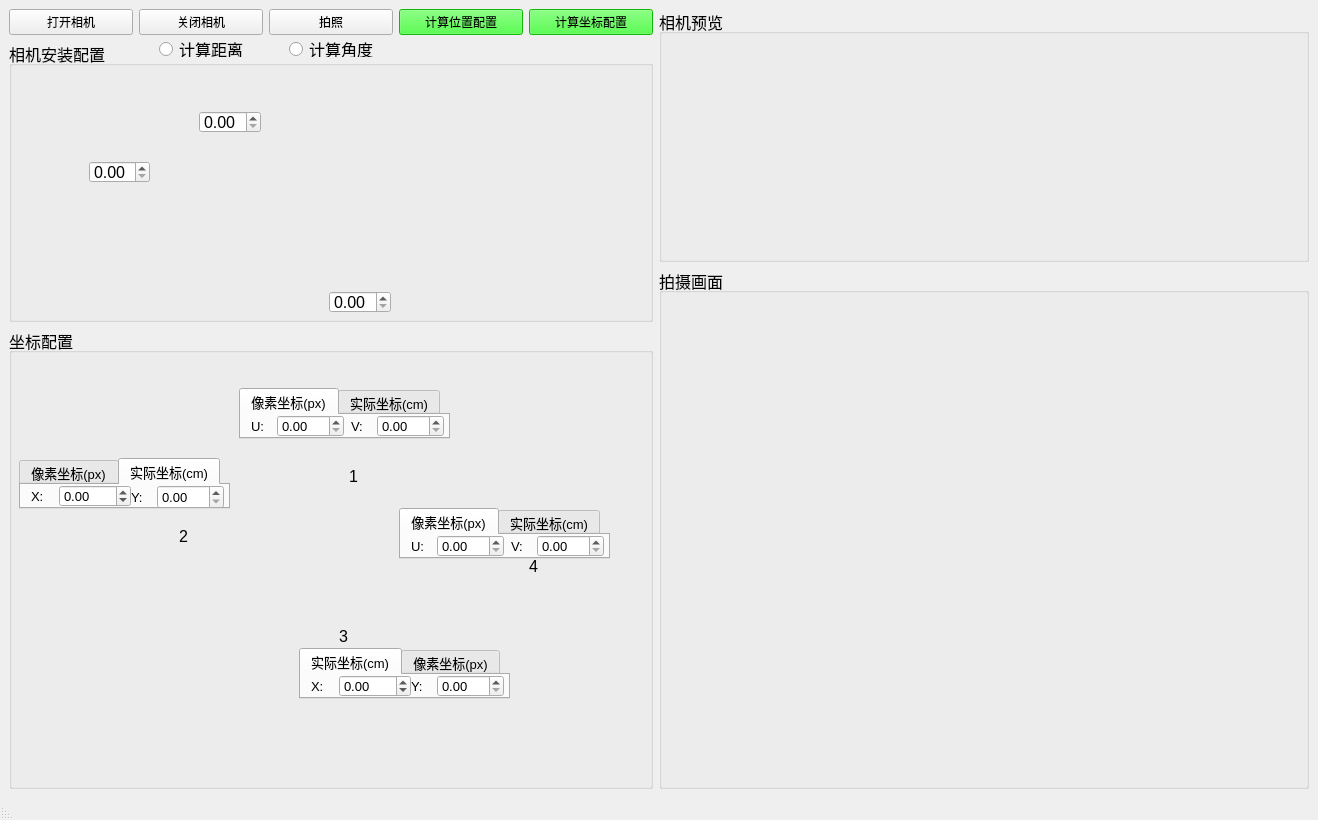
<?xml version="1.0" encoding="UTF-8"?>
<ui version="4.0">
 <class>camera</class>
 <widget class="QMainWindow" name="camera">
  <property name="geometry">
   <rect>
    <x>0</x>
    <y>0</y>
    <width>1318</width>
    <height>820</height>
   </rect>
  </property>
  <property name="minimumSize">
   <size>
    <width>1318</width>
    <height>820</height>
   </size>
  </property>
  <property name="windowTitle">
   <string>MainWindow</string>
  </property>
  <widget class="QWidget" name="centralwidget">
   <layout class="QHBoxLayout" name="horizontalLayout_5">
    <item>
     <layout class="QVBoxLayout" name="verticalLayout_2">
      <item>
       <layout class="QHBoxLayout" name="horizontalLayout_21">
        <item>
         <widget class="QPushButton" name="open_cam">
          <property name="text">
           <string>打开相机</string>
          </property>
         </widget>
        </item>
        <item>
         <widget class="QPushButton" name="close_cam">
          <property name="text">
           <string>关闭相机</string>
          </property>
         </widget>
        </item>
        <item>
         <widget class="QPushButton" name="get_image">
          <property name="text">
           <string>拍照</string>
          </property>
         </widget>
        </item>
        <item>
         <widget class="QPushButton" name="calculate_camera">
          <property name="font">
           <font>
            <weight>50</weight>
            <bold>false</bold>
           </font>
          </property>
          <property name="styleSheet">
           <string notr="true">background-color: rgb(26, 255, 14);</string>
          </property>
          <property name="text">
           <string>计算位置配置</string>
          </property>
         </widget>
        </item>
        <item>
         <widget class="QPushButton" name="calculate_position">
          <property name="font">
           <font>
            <weight>50</weight>
            <bold>false</bold>
           </font>
          </property>
          <property name="styleSheet">
           <string notr="true">background-color: rgb(26, 255, 14);</string>
          </property>
          <property name="text">
           <string>计算坐标配置</string>
          </property>
         </widget>
        </item>
       </layout>
      </item>
      <item>
       <widget class="QGroupBox" name="camera_cfg">
        <property name="sizePolicy">
         <sizepolicy hsizetype="Preferred" vsizetype="Fixed">
          <horstretch>0</horstretch>
          <verstretch>0</verstretch>
         </sizepolicy>
        </property>
        <property name="minimumSize">
         <size>
          <width>601</width>
          <height>281</height>
         </size>
        </property>
        <property name="font">
         <font>
          <pointsize>12</pointsize>
         </font>
        </property>
        <property name="title">
         <string>相机安装配置</string>
        </property>
        <widget class="QLabel" name="distance_pic">
         <property name="geometry">
          <rect>
           <x>30</x>
           <y>20</y>
           <width>581</width>
           <height>231</height>
          </rect>
         </property>
         <property name="autoFillBackground">
          <bool>false</bool>
         </property>
         <property name="styleSheet">
          <string notr="true">image: url(:/distance/distance.jpg);</string>
         </property>
         <property name="frameShape">
          <enum>QFrame::NoFrame</enum>
         </property>
         <property name="text">
          <string/>
         </property>
        </widget>
        <widget class="QDoubleSpinBox" name="camera_height">
         <property name="geometry">
          <rect>
           <x>80</x>
           <y>120</y>
           <width>61</width>
           <height>22</height>
          </rect>
         </property>
         <property name="maximum">
          <double>200.000000000000000</double>
         </property>
        </widget>
        <widget class="QRadioButton" name="calculate_distance">
         <property name="geometry">
          <rect>
           <x>150</x>
           <y>0</y>
           <width>111</width>
           <height>16</height>
          </rect>
         </property>
         <property name="tabletTracking">
          <bool>false</bool>
         </property>
         <property name="acceptDrops">
          <bool>false</bool>
         </property>
         <property name="text">
          <string>计算距离</string>
         </property>
        </widget>
        <widget class="QRadioButton" name="calculate_angle">
         <property name="enabled">
          <bool>true</bool>
         </property>
         <property name="geometry">
          <rect>
           <x>280</x>
           <y>0</y>
           <width>111</width>
           <height>16</height>
          </rect>
         </property>
         <property name="text">
          <string>计算角度</string>
         </property>
        </widget>
        <widget class="QDoubleSpinBox" name="camera_farthest">
         <property name="geometry">
          <rect>
           <x>320</x>
           <y>250</y>
           <width>62</width>
           <height>22</height>
          </rect>
         </property>
         <property name="singleStep">
          <double>0.100000000000000</double>
         </property>
        </widget>
        <widget class="QDoubleSpinBox" name="camera_angle">
         <property name="geometry">
          <rect>
           <x>190</x>
           <y>70</y>
           <width>62</width>
           <height>22</height>
          </rect>
         </property>
         <property name="maximum">
          <double>90.000000000000000</double>
         </property>
         <property name="singleStep">
          <double>0.100000000000000</double>
         </property>
         <property name="value">
          <double>0.000000000000000</double>
         </property>
        </widget>
       </widget>
      </item>
      <item>
       <widget class="QGroupBox" name="position_cfg">
        <property name="minimumSize">
         <size>
          <width>601</width>
          <height>421</height>
         </size>
        </property>
        <property name="font">
         <font>
          <pointsize>12</pointsize>
         </font>
        </property>
        <property name="title">
         <string>坐标配置</string>
        </property>
        <widget class="QLabel" name="position_pic">
         <property name="geometry">
          <rect>
           <x>30</x>
           <y>20</y>
           <width>581</width>
           <height>401</height>
          </rect>
         </property>
         <property name="styleSheet">
          <string notr="true">image: url(:/distance/坐标系1.jpg);</string>
         </property>
         <property name="text">
          <string/>
         </property>
        </widget>
        <widget class="QTabWidget" name="left_up">
         <property name="geometry">
          <rect>
           <x>230</x>
           <y>60</y>
           <width>211</width>
           <height>51</height>
          </rect>
         </property>
         <property name="font">
          <font>
           <pointsize>10</pointsize>
          </font>
         </property>
         <property name="currentIndex">
          <number>0</number>
         </property>
         <widget class="QWidget" name="tab_1">
          <attribute name="title">
           <string>像素坐标(px)</string>
          </attribute>
          <widget class="QWidget" name="layoutWidget">
           <property name="geometry">
            <rect>
             <x>110</x>
             <y>0</y>
             <width>93</width>
             <height>22</height>
            </rect>
           </property>
           <layout class="QHBoxLayout" name="horizontalLayout_2">
            <item>
             <widget class="QLabel" name="px_v1">
              <property name="text">
               <string>V:</string>
              </property>
             </widget>
            </item>
            <item>
             <widget class="QDoubleSpinBox" name="left_up_px_v">
              <property name="maximum">
               <double>480.000000000000000</double>
              </property>
              <property name="singleStep">
               <double>0.100000000000000</double>
              </property>
             </widget>
            </item>
           </layout>
          </widget>
          <widget class="QWidget" name="layoutWidget">
           <property name="geometry">
            <rect>
             <x>10</x>
             <y>0</y>
             <width>93</width>
             <height>22</height>
            </rect>
           </property>
           <layout class="QHBoxLayout" name="horizontalLayout">
            <item>
             <widget class="QLabel" name="px_u1">
              <property name="text">
               <string>U:</string>
              </property>
             </widget>
            </item>
            <item>
             <widget class="QDoubleSpinBox" name="left_up_px_u">
              <property name="minimum">
               <double>0.000000000000000</double>
              </property>
              <property name="maximum">
               <double>640.000000000000000</double>
              </property>
              <property name="singleStep">
               <double>0.100000000000000</double>
              </property>
             </widget>
            </item>
           </layout>
          </widget>
         </widget>
         <widget class="QWidget" name="tab_2">
          <attribute name="title">
           <string>实际坐标(cm)</string>
          </attribute>
          <widget class="QWidget" name="layoutWidget_2">
           <property name="geometry">
            <rect>
             <x>10</x>
             <y>0</y>
             <width>100</width>
             <height>22</height>
            </rect>
           </property>
           <layout class="QHBoxLayout" name="horizontalLayout_3">
            <item>
             <widget class="QLabel" name="cm_x1">
              <property name="text">
               <string>X:</string>
              </property>
             </widget>
            </item>
            <item>
             <widget class="QDoubleSpinBox" name="left_up_cm_x">
              <property name="minimum">
               <double>-500.000000000000000</double>
              </property>
              <property name="maximum">
               <double>500.000000000000000</double>
              </property>
             </widget>
            </item>
           </layout>
          </widget>
          <widget class="QWidget" name="layoutWidget_3">
           <property name="geometry">
            <rect>
             <x>110</x>
             <y>0</y>
             <width>93</width>
             <height>22</height>
            </rect>
           </property>
           <layout class="QHBoxLayout" name="horizontalLayout_4">
            <item>
             <widget class="QLabel" name="cm_y1">
              <property name="text">
               <string>Y:</string>
              </property>
             </widget>
            </item>
            <item>
             <widget class="QDoubleSpinBox" name="left_up_cm_y">
              <property name="maximum">
               <double>500.000000000000000</double>
              </property>
             </widget>
            </item>
           </layout>
          </widget>
         </widget>
        </widget>
        <widget class="QTabWidget" name="right_down">
         <property name="geometry">
          <rect>
           <x>290</x>
           <y>320</y>
           <width>211</width>
           <height>51</height>
          </rect>
         </property>
         <property name="font">
          <font>
           <pointsize>10</pointsize>
          </font>
         </property>
         <property name="currentIndex">
          <number>0</number>
         </property>
         <widget class="QWidget" name="tab_6">
          <attribute name="title">
           <string>实际坐标(cm)</string>
          </attribute>
          <widget class="QWidget" name="layoutWidget_10">
           <property name="geometry">
            <rect>
             <x>10</x>
             <y>0</y>
             <width>100</width>
             <height>22</height>
            </rect>
           </property>
           <layout class="QHBoxLayout" name="horizontalLayout_11">
            <item>
             <widget class="QLabel" name="cm_x3">
              <property name="text">
               <string>X:</string>
              </property>
             </widget>
            </item>
            <item>
             <widget class="QDoubleSpinBox" name="right_down_cm_x">
              <property name="minimum">
               <double>-500.000000000000000</double>
              </property>
              <property name="maximum">
               <double>500.000000000000000</double>
              </property>
             </widget>
            </item>
           </layout>
          </widget>
          <widget class="QWidget" name="layoutWidget_11">
           <property name="geometry">
            <rect>
             <x>110</x>
             <y>0</y>
             <width>93</width>
             <height>22</height>
            </rect>
           </property>
           <layout class="QHBoxLayout" name="horizontalLayout_12">
            <item>
             <widget class="QLabel" name="cm_y3">
              <property name="text">
               <string>Y:</string>
              </property>
             </widget>
            </item>
            <item>
             <widget class="QDoubleSpinBox" name="right_down_cm_y">
              <property name="maximum">
               <double>500.000000000000000</double>
              </property>
             </widget>
            </item>
           </layout>
          </widget>
         </widget>
         <widget class="QWidget" name="tab_5">
          <attribute name="title">
           <string>像素坐标(px)</string>
          </attribute>
          <widget class="QWidget" name="layoutWidget_8">
           <property name="geometry">
            <rect>
             <x>110</x>
             <y>0</y>
             <width>93</width>
             <height>22</height>
            </rect>
           </property>
           <layout class="QHBoxLayout" name="horizontalLayout_9">
            <item>
             <widget class="QLabel" name="px_v3">
              <property name="text">
               <string>V:</string>
              </property>
             </widget>
            </item>
            <item>
             <widget class="QDoubleSpinBox" name="right_down_px_v">
              <property name="maximum">
               <double>480.000000000000000</double>
              </property>
              <property name="singleStep">
               <double>0.100000000000000</double>
              </property>
             </widget>
            </item>
           </layout>
          </widget>
          <widget class="QWidget" name="layoutWidget_9">
           <property name="geometry">
            <rect>
             <x>10</x>
             <y>0</y>
             <width>93</width>
             <height>22</height>
            </rect>
           </property>
           <layout class="QHBoxLayout" name="horizontalLayout_10">
            <item>
             <widget class="QLabel" name="px_u3">
              <property name="text">
               <string>U:</string>
              </property>
             </widget>
            </item>
            <item>
             <widget class="QDoubleSpinBox" name="right_down_px_u">
              <property name="maximum">
               <double>640.000000000000000</double>
              </property>
              <property name="singleStep">
               <double>0.100000000000000</double>
              </property>
             </widget>
            </item>
           </layout>
          </widget>
         </widget>
        </widget>
        <widget class="QTabWidget" name="right_up">
         <property name="geometry">
          <rect>
           <x>390</x>
           <y>180</y>
           <width>211</width>
           <height>51</height>
          </rect>
         </property>
         <property name="font">
          <font>
           <pointsize>10</pointsize>
          </font>
         </property>
         <property name="currentIndex">
          <number>0</number>
         </property>
         <widget class="QWidget" name="tab_7">
          <attribute name="title">
           <string>像素坐标(px)</string>
          </attribute>
          <widget class="QWidget" name="layoutWidget_12">
           <property name="geometry">
            <rect>
             <x>110</x>
             <y>0</y>
             <width>93</width>
             <height>22</height>
            </rect>
           </property>
           <layout class="QHBoxLayout" name="horizontalLayout_13">
            <item>
             <widget class="QLabel" name="px_v4">
              <property name="text">
               <string>V:</string>
              </property>
             </widget>
            </item>
            <item>
             <widget class="QDoubleSpinBox" name="right_up_px_v">
              <property name="maximum">
               <double>480.000000000000000</double>
              </property>
              <property name="singleStep">
               <double>0.100000000000000</double>
              </property>
             </widget>
            </item>
           </layout>
          </widget>
          <widget class="QWidget" name="layoutWidget_13">
           <property name="geometry">
            <rect>
             <x>10</x>
             <y>0</y>
             <width>93</width>
             <height>22</height>
            </rect>
           </property>
           <layout class="QHBoxLayout" name="horizontalLayout_14">
            <item>
             <widget class="QLabel" name="px_u4">
              <property name="text">
               <string>U:</string>
              </property>
             </widget>
            </item>
            <item>
             <widget class="QDoubleSpinBox" name="right_up_px_u">
              <property name="minimum">
               <double>0.000000000000000</double>
              </property>
              <property name="maximum">
               <double>640.000000000000000</double>
              </property>
              <property name="singleStep">
               <double>0.100000000000000</double>
              </property>
             </widget>
            </item>
           </layout>
          </widget>
         </widget>
         <widget class="QWidget" name="tab_8">
          <attribute name="title">
           <string>实际坐标(cm)</string>
          </attribute>
          <widget class="QWidget" name="layoutWidget_14">
           <property name="geometry">
            <rect>
             <x>10</x>
             <y>0</y>
             <width>100</width>
             <height>22</height>
            </rect>
           </property>
           <layout class="QHBoxLayout" name="horizontalLayout_15">
            <item>
             <widget class="QLabel" name="cm_x4">
              <property name="text">
               <string>X:</string>
              </property>
             </widget>
            </item>
            <item>
             <widget class="QDoubleSpinBox" name="right_up_cm_x">
              <property name="minimum">
               <double>-500.000000000000000</double>
              </property>
              <property name="maximum">
               <double>500.000000000000000</double>
              </property>
             </widget>
            </item>
           </layout>
          </widget>
          <widget class="QWidget" name="layoutWidget_15">
           <property name="geometry">
            <rect>
             <x>110</x>
             <y>0</y>
             <width>93</width>
             <height>22</height>
            </rect>
           </property>
           <layout class="QHBoxLayout" name="horizontalLayout_16">
            <item>
             <widget class="QLabel" name="cm_y4">
              <property name="text">
               <string>Y:</string>
              </property>
             </widget>
            </item>
            <item>
             <widget class="QDoubleSpinBox" name="right_up_cm_y">
              <property name="maximum">
               <double>500.000000000000000</double>
              </property>
             </widget>
            </item>
           </layout>
          </widget>
         </widget>
        </widget>
        <widget class="QTabWidget" name="left_down">
         <property name="geometry">
          <rect>
           <x>10</x>
           <y>130</y>
           <width>211</width>
           <height>51</height>
          </rect>
         </property>
         <property name="font">
          <font>
           <pointsize>10</pointsize>
          </font>
         </property>
         <property name="currentIndex">
          <number>1</number>
         </property>
         <widget class="QWidget" name="tab_3">
          <attribute name="title">
           <string>像素坐标(px)</string>
          </attribute>
          <widget class="QWidget" name="layoutWidget_16">
           <property name="geometry">
            <rect>
             <x>110</x>
             <y>0</y>
             <width>93</width>
             <height>22</height>
            </rect>
           </property>
           <layout class="QHBoxLayout" name="horizontalLayout_17">
            <item>
             <widget class="QLabel" name="px_v2">
              <property name="text">
               <string>V:</string>
              </property>
             </widget>
            </item>
            <item>
             <widget class="QDoubleSpinBox" name="left_down_px_v">
              <property name="maximum">
               <double>480.000000000000000</double>
              </property>
              <property name="singleStep">
               <double>0.100000000000000</double>
              </property>
             </widget>
            </item>
           </layout>
          </widget>
          <widget class="QWidget" name="layoutWidget_17">
           <property name="geometry">
            <rect>
             <x>10</x>
             <y>0</y>
             <width>93</width>
             <height>22</height>
            </rect>
           </property>
           <layout class="QHBoxLayout" name="horizontalLayout_18">
            <item>
             <widget class="QLabel" name="px_u2">
              <property name="text">
               <string>U:</string>
              </property>
             </widget>
            </item>
            <item>
             <widget class="QDoubleSpinBox" name="left_down_px_u">
              <property name="maximum">
               <double>640.000000000000000</double>
              </property>
              <property name="singleStep">
               <double>0.100000000000000</double>
              </property>
             </widget>
            </item>
           </layout>
          </widget>
         </widget>
         <widget class="QWidget" name="tab_4">
          <attribute name="title">
           <string>实际坐标(cm)</string>
          </attribute>
          <widget class="QWidget" name="layoutWidget_18">
           <property name="geometry">
            <rect>
             <x>10</x>
             <y>0</y>
             <width>100</width>
             <height>22</height>
            </rect>
           </property>
           <layout class="QHBoxLayout" name="horizontalLayout_19">
            <item>
             <widget class="QLabel" name="cm_x2">
              <property name="text">
               <string>X:</string>
              </property>
             </widget>
            </item>
            <item>
             <widget class="QDoubleSpinBox" name="left_down_cm_x">
              <property name="minimum">
               <double>-500.000000000000000</double>
              </property>
              <property name="maximum">
               <double>500.000000000000000</double>
              </property>
             </widget>
            </item>
           </layout>
          </widget>
          <widget class="QWidget" name="layoutWidget_19">
           <property name="geometry">
            <rect>
             <x>110</x>
             <y>0</y>
             <width>93</width>
             <height>24</height>
            </rect>
           </property>
           <layout class="QHBoxLayout" name="horizontalLayout_20">
            <item>
             <widget class="QLabel" name="cm_y2">
              <property name="text">
               <string>Y:</string>
              </property>
             </widget>
            </item>
            <item>
             <widget class="QDoubleSpinBox" name="left_down_cm_y">
              <property name="maximum">
               <double>500.000000000000000</double>
              </property>
             </widget>
            </item>
           </layout>
          </widget>
         </widget>
        </widget>
        <widget class="QLabel" name="led1">
         <property name="geometry">
          <rect>
           <x>340</x>
           <y>140</y>
           <width>16</width>
           <height>16</height>
          </rect>
         </property>
         <property name="text">
          <string>1</string>
         </property>
         <property name="buddy">
          <cstring>left_up</cstring>
         </property>
        </widget>
        <widget class="QLabel" name="led2">
         <property name="geometry">
          <rect>
           <x>170</x>
           <y>200</y>
           <width>16</width>
           <height>16</height>
          </rect>
         </property>
         <property name="text">
          <string>2</string>
         </property>
         <property name="buddy">
          <cstring>left_down</cstring>
         </property>
        </widget>
        <widget class="QLabel" name="led3">
         <property name="geometry">
          <rect>
           <x>330</x>
           <y>300</y>
           <width>16</width>
           <height>16</height>
          </rect>
         </property>
         <property name="text">
          <string>3</string>
         </property>
         <property name="buddy">
          <cstring>right_down</cstring>
         </property>
        </widget>
        <widget class="QLabel" name="led4">
         <property name="geometry">
          <rect>
           <x>520</x>
           <y>230</y>
           <width>16</width>
           <height>16</height>
          </rect>
         </property>
         <property name="text">
          <string>4</string>
         </property>
         <property name="buddy">
          <cstring>right_up_cm_x</cstring>
         </property>
        </widget>
       </widget>
      </item>
     </layout>
    </item>
    <item>
     <layout class="QVBoxLayout" name="verticalLayout">
      <item>
       <widget class="QGroupBox" name="camera_preview">
        <property name="sizePolicy">
         <sizepolicy hsizetype="Preferred" vsizetype="Fixed">
          <horstretch>0</horstretch>
          <verstretch>0</verstretch>
         </sizepolicy>
        </property>
        <property name="minimumSize">
         <size>
          <width>631</width>
          <height>253</height>
         </size>
        </property>
        <property name="font">
         <font>
          <pointsize>12</pointsize>
         </font>
        </property>
        <property name="title">
         <string>相机预览</string>
        </property>
        <widget class="QLabel" name="frame1">
         <property name="geometry">
          <rect>
           <x>150</x>
           <y>10</y>
           <width>320</width>
           <height>240</height>
          </rect>
         </property>
         <property name="sizePolicy">
          <sizepolicy hsizetype="Preferred" vsizetype="Preferred">
           <horstretch>0</horstretch>
           <verstretch>0</verstretch>
          </sizepolicy>
         </property>
         <property name="minimumSize">
          <size>
           <width>320</width>
           <height>240</height>
          </size>
         </property>
         <property name="baseSize">
          <size>
           <width>640</width>
           <height>480</height>
          </size>
         </property>
         <property name="text">
          <string/>
         </property>
        </widget>
       </widget>
      </item>
      <item>
       <widget class="QGroupBox" name="show_image">
        <property name="minimumSize">
         <size>
          <width>650</width>
          <height>501</height>
         </size>
        </property>
        <property name="baseSize">
         <size>
          <width>640</width>
          <height>480</height>
         </size>
        </property>
        <property name="font">
         <font>
          <pointsize>12</pointsize>
         </font>
        </property>
        <property name="title">
         <string>拍摄画面</string>
        </property>
        <widget class="QLabel" name="frame2">
         <property name="geometry">
          <rect>
           <x>0</x>
           <y>20</y>
           <width>640</width>
           <height>480</height>
          </rect>
         </property>
         <property name="minimumSize">
          <size>
           <width>640</width>
           <height>480</height>
          </size>
         </property>
         <property name="baseSize">
          <size>
           <width>640</width>
           <height>480</height>
          </size>
         </property>
         <property name="cursor">
          <cursorShape>CrossCursor</cursorShape>
         </property>
         <property name="layoutDirection">
          <enum>Qt::RightToLeft</enum>
         </property>
         <property name="autoFillBackground">
          <bool>false</bool>
         </property>
         <property name="text">
          <string/>
         </property>
        </widget>
       </widget>
      </item>
     </layout>
    </item>
   </layout>
  </widget>
  <widget class="QMenuBar" name="menubar">
   <property name="geometry">
    <rect>
     <x>0</x>
     <y>0</y>
     <width>1318</width>
     <height>23</height>
    </rect>
   </property>
  </widget>
  <widget class="QStatusBar" name="statusbar">
   <property name="layoutDirection">
    <enum>Qt::RightToLeft</enum>
   </property>
  </widget>
 </widget>
 <resources>
  <include location="distance.qrc"/>
 </resources>
 <connections/>
 <slots>
  <slot>open_camera()</slot>
  <slot>close_camera()</slot>
  <slot>get_image()</slot>
  <slot>calculate_result()</slot>
  <slot>get_value()</slot>
  <slot>mode_select()</slot>
 </slots>
</ui>
